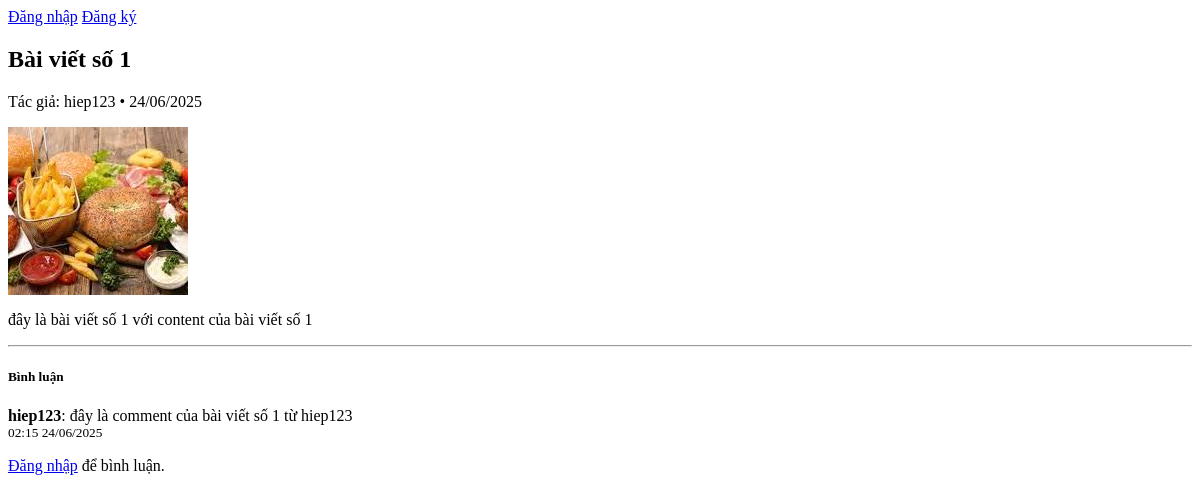
The page /post/bai-vit-s-1/ on the database as committed earlier.
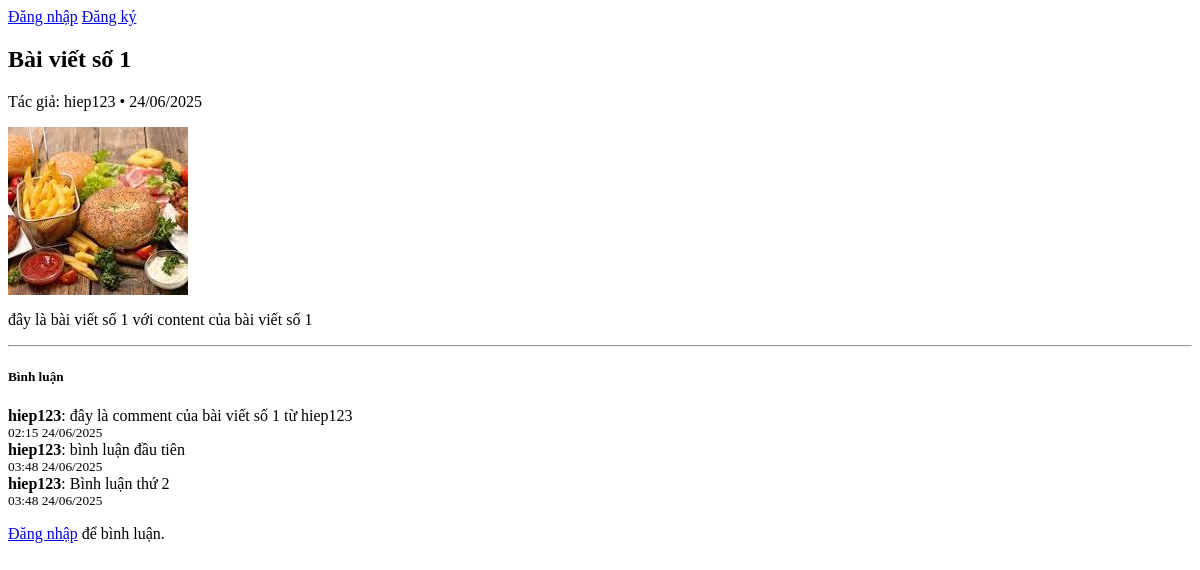
The same page on the database as committed later.
### blog/models.py (models this page shows, shortened)
class Post(models.Model):
    title = models.CharField(max_length=200)
    slug = models.SlugField(unique=True)
    content = models.TextField()
    image = models.ImageField(upload_to='post_images/', null=True, blank=True)
    author = models.ForeignKey(settings.AUTH_USER_MODEL, on_delete=models.CASCADE)
    category = models.ForeignKey(Category, on_delete=models.SET_NULL, null=True, blank=True)
    tags = models.ManyToManyField(Tag, blank=True)
    created_at = models.DateTimeField(auto_now_add=True)
    updated_at = models.DateTimeField(auto_now=True)
    is_published = models.BooleanField(default=True)

class Comment(models.Model):
    post = models.ForeignKey(Post, related_name='comments', on_delete=models.CASCADE)
    user = models.ForeignKey(settings.AUTH_USER_MODEL, on_delete=models.CASCADE)
    content = models.TextField()
    created_at = models.DateTimeField(auto_now_add=True)
    is_approved = models.BooleanField(default=True)

### accounts/models.py (models this page shows, shortened)
class CustomUser(AbstractUser):
    avatar = models.ImageField(upload_to='avatars/', null=True, blank=True)
    bio = models.TextField(null=True, blank=True)
    date_of_birth = models.DateField(null=True, blank=True)
    is_author = models.BooleanField(default=False)

### blog/views/post.py (the view)
# urls.py: path('post/<slug:slug>/', PostDetailView.as_view(), name='post_detail'),
class PostDetailView(DetailView):
    model = Post
    template_name = 'blog/post_detail.html'
    context_object_name = 'post'
    def get_context_data(self, **kwargs):
        context = super().get_context_data(**kwargs)
        post = self.get_object()
        context['comments'] = Comment.objects.filter(post=post,
                                                     is_approved=True)
        context['comment_form'] = CommentForm()
        return context

### templates/blog/post_detail.html (shortened to what this page needs)
{% extends 'base.html' %}
{% block content %}
<div class="container mt-4">
  <h2>{{ post.title }}</h2>
  <p class="text-muted">
    Tác giả: {{ post.author.username }} • {{ post.created_at|date:"d/m/Y" }}
  </p>
  {% if post.image %}
    <img src="{{ post.image.url }}" class="img-fluid mb-3" alt="Ảnh bài viết">
  {% endif %}
  <p>{{ post.content|linebreaks }}</p>
  <hr>
  <h5>Bình luận</h5>
  {% for comment in post.comments.all %}
    <div class="border rounded p-2 mb-2">
      <strong>{{ comment.user.username }}</strong>: {{ comment.content }}
      <br><small class="text-muted">{{ comment.created_at|date:"H:i d/m/Y" }}</small>
    </div>
  {% empty %}
    <p>Chưa có bình luận nào.</p>
  {% endfor %}
  {% if user.is_authenticated %}
    <form method="post" action="{% url 'add_comment' slug=post.slug %}">
      {% csrf_token %}
      <div class="mb-3">
        {{ comment_form.content.label_tag }}
        {{ comment_form.content }}
        {{ comment_form.content.errors }}
      </div>
      <button type="submit" class="btn btn-outline-primary">Gửi bình luận</button>
    </form>
  {% else %}
    <p><a href="{% url 'login' %}">Đăng nhập</a> để bình luận.</p>
  {% endif %}
</div>
{% endblock %}

### templates/base.html
<body>
<nav>
  {% if user.is_authenticated %}
    Xin chào, {{ user.username }} |
       <form action="{% url 'logout' %}" method="post" style="display:inline;">
      {% csrf_token %}
      <button type="submit" class="btn btn-link p-0 m-0 align-baseline">Đăng xuất</button>
    </form>
    <a href="{% url 'profile' user.username %}">Hồ sơ</a>
  {% else %}
    <a href="{% url 'login' %}">Đăng nhập</a>
    <a href="{% url 'register' %}">Đăng ký</a>
  {% endif %}
</nav>
  <div class="container mt-4">
    {% block content %}
    {% endblock %}
  </div>
</body>

Rows that differ between the two databases and show on the page:
added Comment: user.username "hiep123", content "bình luận đầu tiên", created_at "03:48 24/06/2025"
added Comment: user.username "hiep123", content "Bình luận thứ 2", created_at "03:48 24/06/2025"
